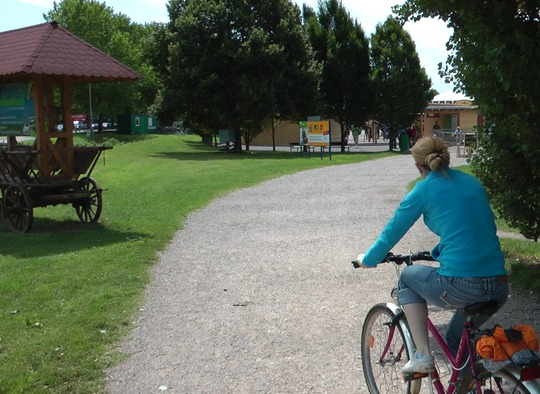
%> input picture segmentation_test/people05_0027.jpg, 540 x 394 px
$ octave exp9.m   (GNU Octave 9; MATLAB toolbox functions it lacks are replaced by stand-ins)
%> lines starting %> are read from the running program, lines starting %| are printed output that depends on the picture; in (x1, y1, x2, y2) boxes, pixels count from 0 and x2, y2 are one past the last pixel; in counts of white or black regions, pixels touching at a corner belong together; the program's own positions count from 1
### segmentation_test/getPosImg.m
function [re_ximg re_yimg] = getPosImg(img)

[row_img column_img byte_img] = size(img);

re_ximg = zeros(row_img,column_img);
re_yimg = zeros(row_img,column_img);

for i = 1:row_img
    for j = 1:column_img
        re_ximg(i,j) = j;
        re_yimg(i,j) = i;
    end
end

### segmentation_test/normalRowData.m
function re_data = normalRowData(data)

[row_t column_t] = size(data);

for i = 1:column_t
    tempdata = data(:,i);
    value = max(tempdata);
    tempdata = tempdata/value;
    data(:,i) = tempdata;
end

re_data = data;

### segmentation_test/segmentNum.m
function re_label = segmentNum(data,labels,num)

maxlabel = max(labels);

if nargin == 2
    num = maxlabel;
end

store_dis = [];
store_lab = [];

for i = 0:maxlabel
    index = labels == i;
    tempdata = data(index,:);

    center = mean(tempdata,1);

    [row_t column_t] = size(tempdata);

    for j = 1:column_t
        tempdata(:,j) = abs(tempdata(:,j) - center(j));
    end

    sumvalue = sum(sum(tempdata));
    value = sumvalue/row_t;

    store_dis = [store_dis ; value];
    store_lab = [store_lab ; i];
end


for i = 0:num
    pos = find(store_dis == max(store_dis));
    pos = pos(1);
    clusterlab = store_lab(pos);

    labels = clusterLabelData(data,labels,clusterlab);


    %%%%%%%%%%%%%%%%%%%%%%%%%%%%%%%%%%%%%%%%%%%%%%%%%%%%%%%%%%%%%%%%%
    % add the new cluster                                           %
    maxlabel = maxlabel + 1;
    store_lab = [store_lab ; maxlabel];

    index = labels == maxlabel;

    tempdata = data(index,:);

    center = mean(tempdata,1);

    [row_t column_t] = size(tempdata);


    for j = 1:column_t
        tempdata(:,j) = abs(tempdata(:,j) - center(j));
    end

    sumvalue = sum(sum(tempdata));
    value = sumvalue/row_t;

    store_dis = [store_dis ; value];                                %
    %%%%%%%%%%%%%%%%%%%%%%%%%%%%%%%%%%%%%%%%%%%%%%%%%%%%%%%%%%%%%%%%%


    %%%%%%%%%%%%%%%%%%%%%%%%%%%%%%%%%%%%%%%%%%%%%%%%%%%%%%%%%%%%%%%%%
    % update the old cluster                                        %
    index = labels == clusterlab;

    tempdata = data(index,:);

    center = mean(tempdata,1);

    [row_t column_t] = size(tempdata);

    for j = 1:column_t
        tempdata(:,j) = abs(tempdata(:,j) - center(j));
    end

    sumvalue = sum(sum(tempdata));
    value = sumvalue/row_t;

    store_dis(pos) = value;                                         %
    %%%%%%%%%%%%%%%%%%%%%%%%%%%%%%%%%%%%%%%%%%%%%%%%%%%%%%%%%%%%%%%%%
end

re_label = labels;

### segmentation_test/clusterLabelData.m
function re_label = clusterLabelData(srcdata,label_list,label,num_cluster,num_iteration)

if nargin == 3
    num_cluster = 2;
    num_iteration = 10;
end

index = label_list == label;

re_label = label_list;

data = srcdata(index,:);

maxlabel = max(label_list);

[cluster_idx, cluster_center] = kmeans(data,num_cluster,'distance','sqEuclidean', 'Replicates',num_iteration);

label1 = label;
label2 = maxlabel + 1;


oldcluster_idx = cluster_idx;

tempindex = oldcluster_idx == 1;
cluster_idx(tempindex) = label1;
tempindex = oldcluster_idx == 2;
cluster_idx(tempindex) = label2;


tempindex = re_label == label;
re_label(tempindex) = cluster_idx;

### segmentation_test/colorLabelImg.m
function re_img = colorLabelImg(labelimg,colors)

[row_img column_img byte_img] = size(labelimg);
maxnum = max(max(labelimg));

if nargin == 1
    colors = rand(maxnum + 3,3) * 255;
end

re_img = zeros(row_img,column_img,3);

for i = 0:maxnum
    tempindex = labelimg == i;
    tempcolor = colors(i + 1,:);

    tempimg = re_img(:,:,1);
    tempimg(tempindex) = tempcolor(1);
    re_img(:,:,1) = tempimg;

    tempimg = re_img(:,:,2);
    tempimg(tempindex) = tempcolor(2);
    re_img(:,:,2) = tempimg;

    tempimg = re_img(:,:,3);
    tempimg(tempindex) = tempcolor(3);
    re_img(:,:,3) = tempimg;
end

### config/config_tool.m
[a,b,c] = fileparts(mfilename('fullpath')) ;
[a,b,c] = fileparts(a);
root = a ;

addpath(fullfile(root,'function'));
addpath(fullfile(root,'gmm'));
addpath(fullfile(root,'segmentation'));
addpath(fullfile(root,'segmentation_test'));
addpath(fullfile(root,'FelzenSegment'));


if systemJudge() == 1
%    addpath('~/projects/imageprocessing/common');
%    addpath('~/projects/imageprocessing/common_c');

    addpath('/data/projects/matrix/common_c');
    addpath('/data/projects/matrix/common');
    addpath('/data/projects/matrix/parallel_computing/function/');
    addpath('~/libs/SLIC_mex');
    run('~/libs/vlfeat-0.9.20/toolbox/vl_setup');

    addpath('~/libs/mexopencv/');
    addpath('~/libs/mexopencv/opencv_contrib/');
    addpath('~/libs/mexopencv/test/');
else

    if exist('E:') == 0
        addpath('D:\projects\matrix\imageprocessing\common');
        addpath('D:\projects\matrix\imageprocessing\common_c');
        addpath('D:\tools\SLIC_mex');
        run('D:\tools\vlfeat-0.9.20-bin\vlfeat-0.9.20\toolbox\vl_setup');
    else
        addpath('E:\projects\matrix\imageprocessing\common');
        addpath('E:\projects\matrix\imageprocessing\common_c');
        addpath('E:\tools\SLIC_mex');
        run('E:\tools\vlfeat-0.9.18-bin\vlfeat-0.9.18\toolbox\vl_setup');
    end
end

### segmentation_test/exp9.m
clear all
close all
clc

run('../config/config_tool');
%> (this line was passed over: systemJudge is not available in this run)


img = double(imread('people05_0027.jpg'));
% img = double(imread('cars1_01.jpg'));
% img = double(imread('cats03_0080.jpg'));

[row_img column_img byte_img] = size(img);
%> row_img = 394; column_img = 540; byte_img = 3

[ximg yimg] = getPosImg(img);
%> after the loop in getPosImg, `for i = 1:row_img`:
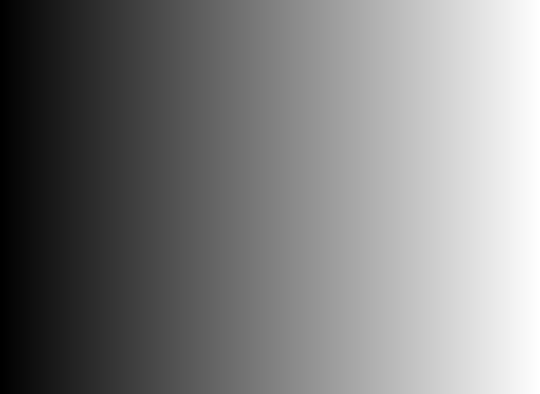
%> re_ximg: size 394x540 double; min 1, max 540, mean 270.5; drawn with min black and max white
%> after the loop in getPosImg, `for i = 1:row_img`:
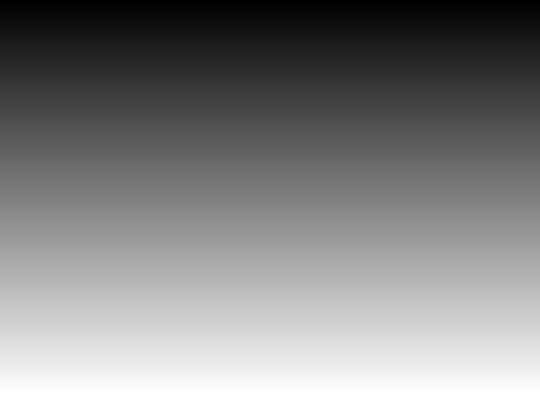
%> re_yimg: size 394x540 double; min 1, max 394, mean 197.5; drawn with min black and max white

data =reshape(img,row_img*column_img,byte_img);
xdata = reshape(ximg,row_img*column_img,1);
ydata = reshape(yimg,row_img*column_img,1);

data = [data xdata ydata];

nordata = normalRowData(data);
%> the loop in normalRowData, `for i = 1:column_t` made 5 passes
%> value on passes 1 to 5: 255, 255, 255, 540, 394

% nordata(:,4) = nordata(:,4) * 1.1;
% nordata(:,5) = nordata(:,5) * 1.1;


colors = rand(1564,3)*255;


[row_t column_t] = size(nordata);
%> row_t = 212760; column_t = 5
label_list = zeros(row_t,1) + 1;

tic
labels1 = segmentNum(nordata,label_list,32);
%> the loop in segmentNum, `for i = 0:maxlabel` made 2 passes
%> (center, sumvalue, value, store_dis) on passes 1 to 2: ([NaN NaN NaN NaN NaN], 0, NaN, NaN), ([0.37 0.407 0.351 0.501 0.501], 256403.5, 1.21, [NaN; 1.21])
%> the loop in segmentNum, `for i = 0:num` made 33 passes
%> (pos, clusterlab, label1 in clusterLabelData) on passes 15, 17, 20, 21, 22, 23, 24, 25, 26, 27: (4, 3, 3), (2, 1, 1), (6, 5, 5), (3, 2, 2), (23, 22, 22), (24, 23, 23), (24, 23, 23), (13, 12, 12), (26, 25, 25), (16, 15, 15)
%> (pos, clusterlab, label1 in clusterLabelData, store_lab) on passes 1, 2, 4, 5, 6, 7: (2, 1, 1, [0; 1; 2]), (2, 1, 1, [0; 1; 2; 3]), (4, 3, 3, [0; 1; 2; 3; 4; 5]), (3, 2, 2, [0; 1; 2; 3; 4; 5; 6]), (2, 1, 1, [0; 1; 2; 3; 4; 5; 6; 7]), (7, 6, 6, [0; 1; 2; 3; 4; 5; 6; 7; 8])
%> after the loop in segmentNum, `for i = 0:num`: store_lab = 35 values from 0 to 34; tempdata = 276 rows, first 8: [0.0953 0.0559 0.108 0.275 0.0834; 0.0914 0.048 0.112 0.259 0.0808; 0.0639 0.0245 0.0765 0.248 0.0783; 0.0796 0.0402 0.0921 0.248 0.0808; 0.0718 0.0323 0.0843 0.236 0.091; 0.0953 0.0441 0.1 0.22 0.0783; 0.0302 0.0579 0.00979 0.218 0.0402; 0.0796 0.0284 0.0843 0.218 0.0783]
time1 = toc;

tic
labels2 = segmentNum(nordata,labels1,64);
%> the loop in segmentNum (call 2), `for i = 0:maxlabel` made 35 passes
%> (center, row_t, sumvalue, value, store_dis, store_lab) on passes 1 to 6: ([NaN NaN NaN NaN NaN], 0, 0, NaN, NaN, 0), ([0.371 0.435 0.31 0.903 0.636], 955, 244.9, 0.256, [NaN; 0.256], [0; 1]), ([0.751 0.742 0.725 0.544 0.637], 19372, 5581.1, 0.288, [NaN; 0.256; 0.288], [0; 1; 2]), ([0.348 0.432 0.217 0.12 0.789], 17587, 5142.2, 0.292, [NaN; 0.256; 0.288; 0.292], [0; 1; 2; 3]), ([0.255 0.316 0.246 0.573 0.0793], 1638, 450.3, 0.275, [NaN; 0.256; 0.288; 0.292; 0.275], [0; 1; 2; 3; 4]), ([0.241 0.301 0.186 0.265 0.107], 5424, 1594, 0.294, [NaN; 0.256; 0.288; 0.292; 0.275; 0.294], [0; 1; 2; 3; 4; 5])
%> (center, row_t, sumvalue, value) on pass 7: ([0.57 0.655 0.651 0.72 0.0694], 369, 98.88, 0.268)
time2 = toc;

tic
labels3 = segmentNum(nordata,labels2,128);
time3 = toc;

time4 = 0;


labelimg1 = reshape(labels1,row_img,column_img);
labelimg2 = reshape(labels2,row_img,column_img);
labelimg3 = reshape(labels3,row_img,column_img);


colorimg1 = colorLabelImg(labelimg1,colors);
%> the loop in colorLabelImg, `for i = 0:maxnum` made 35 passes
%> pass 2, in colorLabelImg, `tempindex = labelimg == i;`:
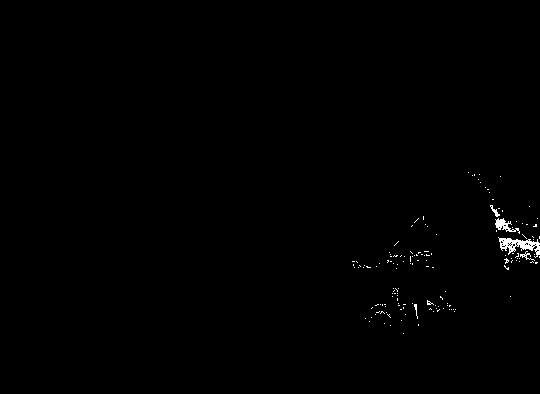
%> tempindex: size 394x540 logical; 0.45% white in thin lines or dots, all inside (x1, y1, x2, y2) = (352, 172, 540, 334)
colorimg2 = colorLabelImg(labelimg2,colors);
%> the loop in colorLabelImg (call 2), `for i = 0:maxnum` made 100 passes
%> after the loop in colorLabelImg (call 2), `for i = 0:maxnum`:
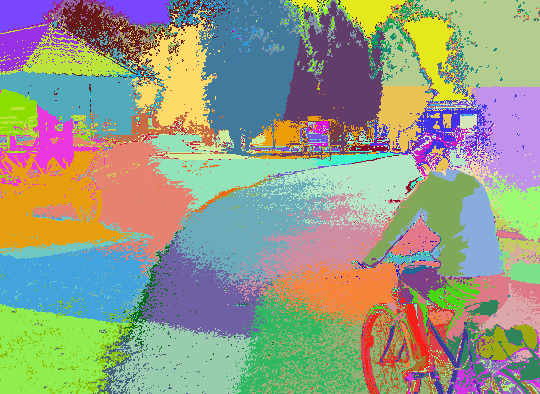
%> re_img: size 394x540x3 double; mean R, G, B 150.2, 155.5, 133.9
%> after the loop in colorLabelImg (call 2), `for i = 0:maxnum`:
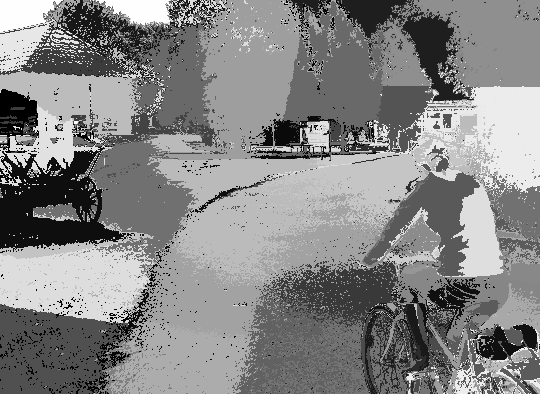
%> tempimg: size 394x540 double; min 0.357, max 254.4, mean 133.9
colorimg3 = colorLabelImg(labelimg3,colors);
%> after the loop in colorLabelImg (call 3), `for i = 0:maxnum`:
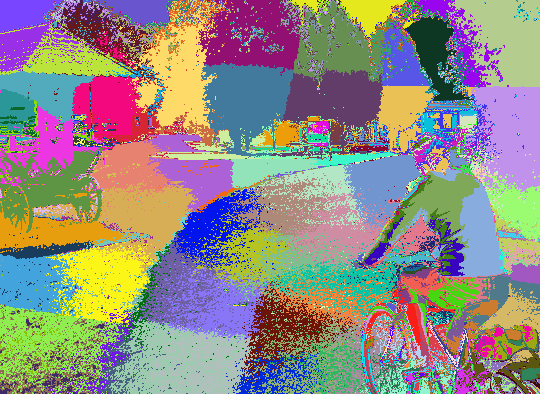
%> re_img: size 394x540x3 double; mean R, G, B 145.2, 138.5, 132.9
%> after the loop in colorLabelImg (call 3), `for i = 0:maxnum`:
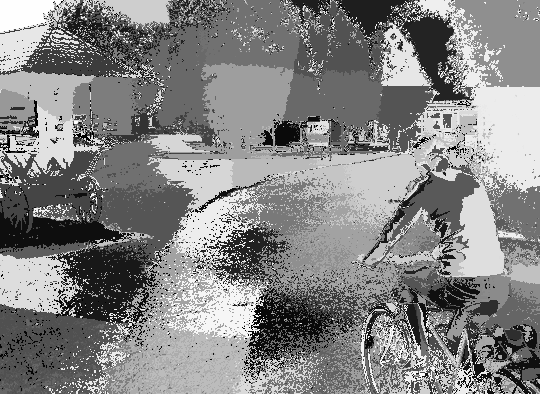
%> tempimg: size 394x540 double; min 0.357, max 255, mean 132.9

[time1 time2 time3 time4]

global g_displayMatrixImage;
g_displayMatrixImage = 1;
figure
displayMatrixImage(1,2,2,img,colorimg1,colorimg2,colorimg3)
%> (this line was passed over: displayMatrixImage is not available in this run)
%displayMatrixImage(1,2,3,img,colorimg4,colorimg7,colorimg8,colorimg9,colorimg11)

% displayMatrixImage(1,2,4,img,colorimg1,colorimg2,colorimg3,colorimg4,colorimg5,colorimg6,colorimg7)
% displayMatrixImage(1,2,2,img,labelimg1*25,labelimg2*25,labelimg3*25)
